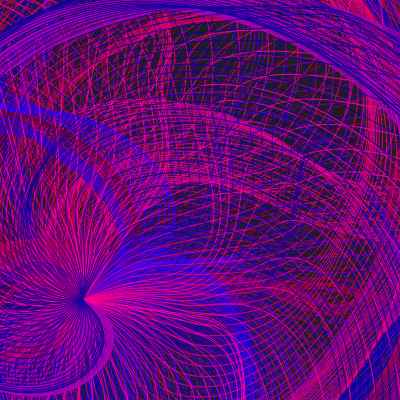
Frame 1 (no input)
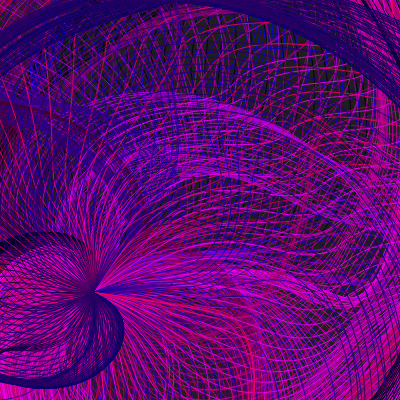
Frame 2 (the mouse pressed at the canvas centre, redrawn once)

The p5.js sketch that drew these frames (run headless with seeded random() and noise() and a simulated clock; the mouse was pressed at the canvas centre and the sketch redrawn once):

// p5.js sketch
// ── sketch.js
// let colors = ["#43d6f0", "#d633b8", "#6919d1", "#f781a6", "#394a99"]

let sd = 0;

function setup() {
  createCanvas(400, 400);
  angleMode(DEGREES)
  noLoop();

  sd = random(100);
}

function draw() {
  background(30);

  noFill();

  let ox = random(width);
  let oy = random(height);
  for (let k = 1; k <= 30; k++) {
    // let c = color(colors[floor(random(colors.length))]);
    // c.setAlpha(80);
    stroke(random(255), random(0), random(255));

    noiseSeed(k * sd);
    for (let i = 0; i < 50; i++) {
      beginShape();

      for (let j = 0; j < width * 1.2; j++) {
        let x = ox + j * cos(noise(i * 0.01, j * 0.001) * 360 * 2);
        let y = oy + j * sin(noise(i * 0.01, j * 0.001) * 360 * 2);

        curveVertex(x, y);
      }

      endShape();
    }
  }
}
  
